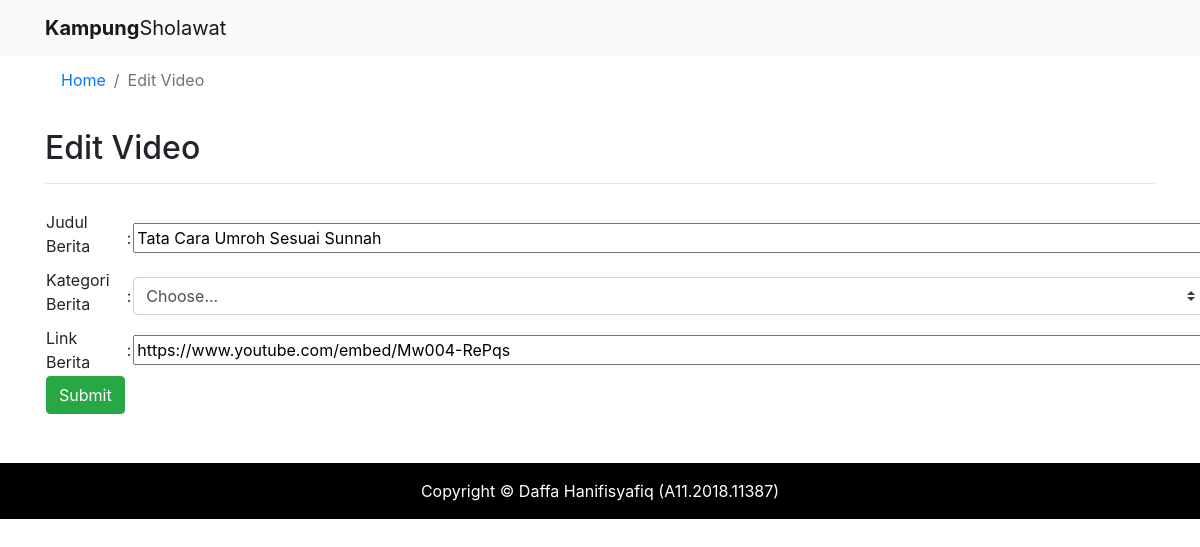
The app's page /admin/editv.php?id=1 (signed in) with its own data.
### tables this page shows
CREATE TABLE `tb_video` (
  `id` int(11) NOT NULL,
  `judul` varchar(100) NOT NULL,
  `kategori` varchar(100) NOT NULL,
  `link` varchar(100) NOT NULL,
  `time` varchar(100) NOT NULL
);

### admin/functions.php (called while the page is built, shortened)
<?php
$conn = mysqli_connect("localhost", "root", "", "db_kampungsholawat");
function query($query)
{
    global $conn;
    $result = mysqli_query($conn, $query);
    $rows = [];
    while ($row = mysqli_fetch_assoc($result)) {
        $rows[] = $row;
    }
    return $rows;
}

### admin/editv.php (the view, shortened to what this page needs)
<?php
require 'functions.php';
$id = $_GET["id"];
$berita = query("SELECT * FROM tb_video where id = $id")[0];
?>
<!DOCTYPE html>
<html lang="en">
<head>
</head>
<body>
    <?php include('header2.php') ?>
    <div class="container">
        <nav aria-label="breadcrumb">
            <ol class="breadcrumb bg-white">
                <li class="breadcrumb-item"><a href="dashboard.php">Home</a></li>
                <li class="breadcrumb-item active" aria-current="page">Edit Video</li>
            </ol>
        </nav>
        <h2 style="margin: 25px 0 0 0;">
            Edit Video
        </h2>
        <hr>
        <table style=" margin: 25px 0 0 0;">
            <form action="" method="POST" enctype="multipart/form-data">
                <tr>
                    <td>
                        <label for="Judul Berita">Judul Berita</label>
                    </td>
                    <td>
                        :
                    </td>
                    <td>
                        <input type="text" name="judulBerita" id="judulBerita" size="100px" required value="<?= $berita["judul"]; ?>">
                    </td>
                </tr>
                <tr>
                    <td>
                        <label for="kategoriBerita">Kategori Berita</label>
                    </td>
                    <td>
                        :
                    </td>
                    <td>
                        <select class="custom-select" id="inputGroupSelect01" name="kategoriBerita">
                            <option selected>Choose...</option>
                        </select>
                    </td>
                </tr>
                <tr>
                    <td>
                        Link Berita
                    </td>
                    <td>
                        :
                    </td>
                    <td>
                        <input type="text" name="linkVideo" id="linkVideo" size="100px" value="<?= $berita["link"]; ?>">
                    </td>
                </tr>
                <tr>
                    <td>
                        <button type="submit" id="submitBerita" class="btn btn-success" name="submitEditv">Submit</button>
                    </td>
                </tr>
            </form>
        </table>
    </div>
    <br><br>
</body>
<?php include('footer.php') ?>
</html>

### records on screen
tb_video: judulBerita "Tata Cara Umroh Sesuai Sunnah", linkVideo "https://www.youtube.com/embed/Mw004-RePqs"
